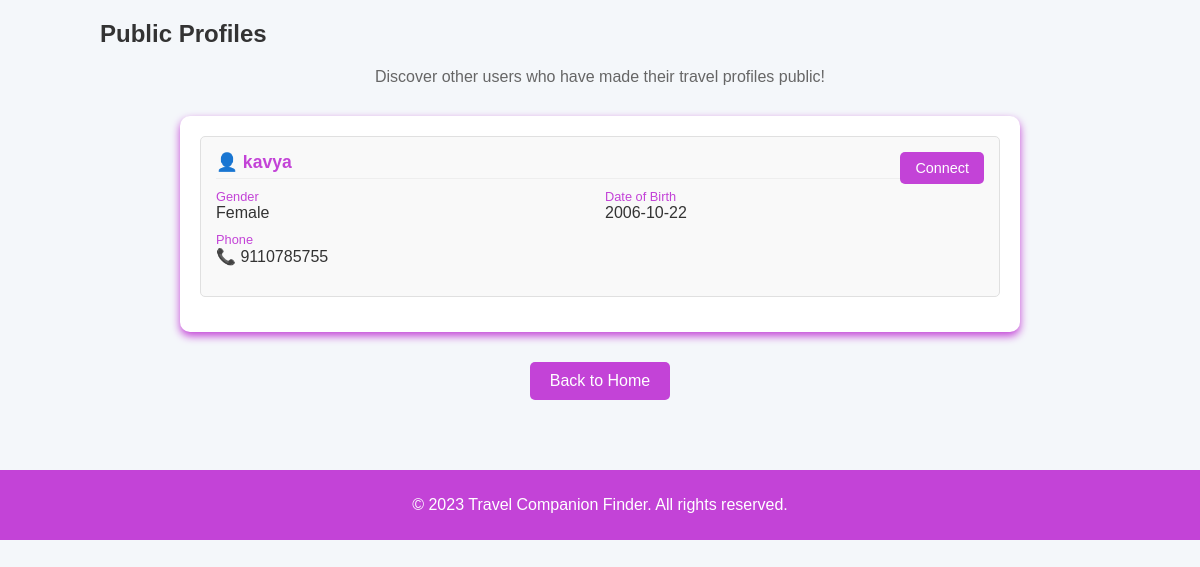
/public-profiles (signed in), run on the app's committed database.
### app.py (models this page shows)
class User(UserMixin, db.Model):
    id = db.Column(db.Integer, primary_key=True)
    username = db.Column(db.String(150), unique=True, nullable=False)
    email = db.Column(db.String(150), unique=True, nullable=False)
    password = db.Column(db.String(150), nullable=False)
    phone = db.Column(db.String(15))  # Will make required in UI
    gender = db.Column(db.String(10))  # Will make required in UI
    dob = db.Column(db.Date)  # Will make required in UI
    destination = db.Column(db.String(150))
    travel_date = db.Column(db.Date)
    profile_completed = db.Column(db.Boolean, default=False)  # New field to track profile completion
    is_public = db.Column(db.Boolean, default=False)
    friends = db.relationship(
        'User',
        secondary='friendship',
        primaryjoin='User.id == Friendship.user_id',
        secondaryjoin='User.id == Friendship.friend_id',
        back_populates='friend_of'
    )
    friend_of = db.relationship(
        'User',
        secondary='friendship',
        primaryjoin='User.id == Friendship.friend_id',
        secondaryjoin='User.id == Friendship.user_id',
        back_populates='friends'
    )

### app.py (the view)
@app.route('/public-profiles')
@login_required
def public_profiles():
    if not current_user.profile_completed:
        flash('Please complete your profile first.', 'warning')
        return redirect('/profile')
    public_users = User.query.filter(User.is_public == True, User.id != current_user.id).all()
    return render_template('public_profiles.html', public_users=public_users)

### app.py (called while the page is built)
@login_manager.user_loader
def load_user(user_id):
    return User.query.get(int(user_id))

### templates/public_profiles.html (shortened to what this page needs)
{% extends "base.html" %}
{% block content %}
<h2>Public Profiles</h2>
<p class="text-center" style="color: #666; margin-bottom: 30px;">Discover other users who have made their travel profiles public!</p>
<div class="search-results">
    {% if public_users %}
        {% for public_user in public_users %}
            <div class="match-card">
                <div class="match-username">👤 {{ public_user.username }}</div>
                <div class="match-details" style="border-top: 1px solid #eee; padding-top: 10px; margin-top: 5px;">
                    <div class="match-detail">
                        <span class="detail-label" style="color: #c343d7;">Gender</span>
                        <span class="detail-value">{{ public_user.gender }}</span>
                    </div>
                    {% if public_user.dob %}
                    <div class="match-detail">
                        <span class="detail-label" style="color: #c343d7;">Date of Birth</span>
                        <span class="detail-value">{{ public_user.dob.strftime('%Y-%m-%d') }}</span>
                    </div>
                    {% endif %}
                    {% if public_user.phone %}
                    <div class="match-detail">
                        <span class="detail-label" style="color: #c343d7;">Phone</span>
                        <span class="detail-value">📞 {{ public_user.phone }}</span>
                    </div>
                    {% endif %}
                </div>
                <form action="{{ url_for('send_request', receiver_id=public_user.id) }}" method="POST">
                    <button type="submit" class="connect-btn">Connect</button>
                </form>
            </div>
        {% endfor %}
    {% else %}
        <div class="no-results">
            There are currently no public profiles available.
        </div>
    {% endif %}
</div>
<a href="{{ url_for('home') }}" class="back-button" style="margin-top: 30px;">Back to Home</a>
{% endblock %}

### static/css/styles.css (style rules this page uses)
body { font-family: Arial, sans-serif; background-color: #f4f7fa; margin: 0; padding: 0; color: #333; }
h1, h2, h3, h4, h5, h6 { color: #333; margin-top: 0; }
a { color: #c343d7; text-decoration: none; }
.back-button { display: block; width: 120px; margin: 20px auto; padding: 10px; background-color: #c343d7; color: white; text-align: center; text-decoration: none; border-radius: 5px; }
.search-results { max-width: 800px; margin: 0 auto; background-color: #fff; border-radius: 10px; box-shadow: 0 4px 8px#c343d7; padding: 20px; }
.match-card { padding: 15px; margin-bottom: 15px; border: 1px solid #e0e0e0; border-radius: 5px; background-color: #f9f9f9; position: relative; }
.match-username { font-weight: bold; font-size: 1.1em; color: #c343d7; margin-bottom: 5px; }
.match-details { display: grid; grid-template-columns: repeat(2, 1fr); gap: 10px; margin-bottom: 15px; }
.match-detail, .search-detail { display: flex; flex-direction: column; }
.detail-label { font-size: 0.8em; color: #c343d7; }
.detail-value { font-weight: 500; }
.connect-btn { padding: 8px 15px; background-color: #c343d7; color: white; border: none; border-radius: 5px; cursor: pointer; font-size: 0.9em; position: absolute; right: 15px; top: 15px; }
.text-center { text-align: center; }

### data on the page
User: username "kavya", gender "Female", dob "2006-10-22", phone "9110785755"
